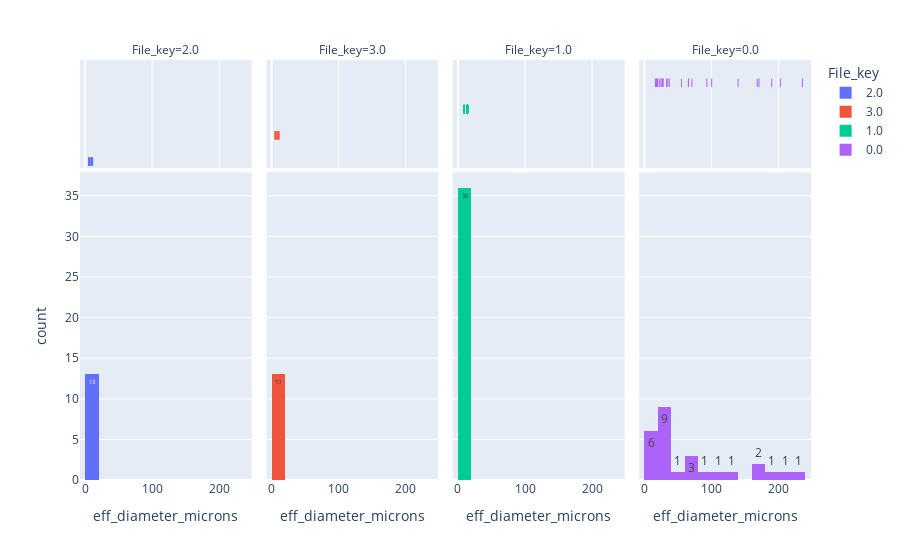

The notebook cell this image was saved under:
### Code cell
# Histogram & Marginal "rug" plot : effective diameter (microns)
fig4 = px.histogram(filtered_data, x="eff_diameter_microns",color="File_key",
                    text_auto=True, marginal="rug",
                    facet_col="File_key", # make subplots for each target_file
                    )
fig4.show()

### Figure 1 — Plotly figure (JSON) as saved in the notebook; plotly's stock layout.template omitted (floating-point values rounded to 4 significant figures)
{"data": [{"alignmentgroup": "True", "bingroup": "x", "hovertemplate": "File_key=2.0<br>eff_diameter_microns=%{x}<br>count=%{y}<extra></extra>", "legendgroup": "2.0", "marker": {"color": "#636efa", "pattern": {"shape": ""}}, "name": "2.0", "offsetgroup": "2.0", "orientation": "v", "showlegend": true, "texttemplate": "%{value}", "type": "histogram", "x": [5.103, 5.22, 6.078, 6.226, 6.873, 8.804, 9.008, 9.109, 9.782, 9.843, 10.38, 10.38, 11.22], "xaxis": "x", "yaxis": "y"}, {"alignmentgroup": "True", "boxpoints": "all", "fillcolor": "rgba(255,255,255,0)", "hoveron": "points", "hovertemplate": "File_key=2.0<br>eff_diameter_microns=%{x}<extra></extra>", "jitter": 0, "legendgroup": "2.0", "line": {"color": "rgba(255,255,255,0)"}, "marker": {"color": "#636efa", "symbol": "line-ns-open"}, "name": "2.0", "offsetgroup": "2.0", "showlegend": false, "type": "box", "x": [5.103, 5.22, 6.078, 6.226, 6.873, 8.804, 9.008, 9.109, 9.782, 9.843, 10.38, 10.38, 11.22], "xaxis": "x5", "yaxis": "y5"}, {"alignmentgroup": "True", "bingroup": "x", "hovertemplate": "File_key=3.0<br>eff_diameter_microns=%{x}<br>count=%{y}<extra></extra>", "legendgroup": "3.0", "marker": {"color": "#EF553B", "pattern": {"shape": ""}}, "name": "3.0", "offsetgroup": "3.0", "orientation": "v", "showlegend": true, "texttemplate": "%{value}", "type": "histogram", "x": [5.103, 5.22, 6.078, 6.226, 6.873, 8.804, 9.008, 9.109, 9.782, 9.843, 10.38, 10.38, 11.22], "xaxis": "x2", "yaxis": "y2"}, {"alignmentgroup": "True", "boxpoints": "all", "fillcolor": "rgba(255,255,255,0)", "hoveron": "points", "hovertemplate": "File_key=3.0<br>eff_diameter_microns=%{x}<extra></extra>", "jitter": 0, "legendgroup": "3.0", "line": {"color": "rgba(255,255,255,0)"}, "marker": {"color": "#EF553B", "symbol": "line-ns-open"}, "name": "3.0", "offsetgroup": "3.0", "showlegend": false, "type": "box", "x": [5.103, 5.22, 6.078, 6.226, 6.873, 8.804, 9.008, 9.109, 9.782, 9.843, 10.38, 10.38, 11.22], "xaxis": "x6", "yaxis": "y6"}, {"alignmentgroup": "True", "bingroup": "x", "hovertemplate": "File_key=1.0<br>eff_diameter_microns=%{x}<br>count=%{y}<extra></extra>", "legendgroup": "1.0", "marker": {"color": "#00cc96", "pattern": {"shape": ""}}, "name": "1.0", "offsetgroup": "1.0", "orientation": "v", "showlegend": true, "texttemplate": "%{value}", "type": "histogram", "x": [8.667, 8.667, 8.667, 8.667, 8.74, 8.74, 8.74, 8.74, 9.575, 9.575, 9.575, 9.575, 13.06, 13.06, 13.06, 13.06, 13.63, 13.63, 13.63, 13.63, 13.77, 13.77, 13.77, 13.77, 14.14, 14.14, 14.14, 14.14, 14.27, 14.27, 14.27, 14.27, 15.01, 15.01, 15.01, 15.01], "xaxis": "x3", "yaxis": "y3"}, {"alignmentgroup": "True", "boxpoints": "all", "fillcolor": "rgba(255,255,255,0)", "hoveron": "points", "hovertemplate": "File_key=1.0<br>eff_diameter_microns=%{x}<extra></extra>", "jitter": 0, "legendgroup": "1.0", "line": {"color": "rgba(255,255,255,0)"}, "marker": {"color": "#00cc96", "symbol": "line-ns-open"}, "name": "1.0", "offsetgroup": "1.0", "showlegend": false, "type": "box", "x": [8.667, 8.667, 8.667, 8.667, 8.74, 8.74, 8.74, 8.74, 9.575, 9.575, 9.575, 9.575, 13.06, 13.06, 13.06, 13.06, 13.63, 13.63, 13.63, 13.63, 13.77, 13.77, 13.77, 13.77, 14.14, 14.14, 14.14, 14.14, 14.27, 14.27, 14.27, 14.27, 15.01, 15.01, 15.01, 15.01], "xaxis": "x7", "yaxis": "y7"}, {"alignmentgroup": "True", "bingroup": "x", "hovertemplate": "File_key=0.0<br>eff_diameter_microns=%{x}<br>count=%{y}<extra></extra>", "legendgroup": "0.0", "marker": {"color": "#ab63fa", "pattern": {"shape": ""}}, "name": "0.0", "offsetgroup": "0.0", "orientation": "v", "showlegend": true, "texttemplate": "%{value}", "type": "histogram", "x": [16.31, 17.59, 17.77, 18.58, 18.98, 19.93, 22.28, 24.67, 26.37, 27.17, 27.22, 27.96, 33.17, 34.89, 37.15, 55.43, 65.71, 65.73, 70.94, 93.25, 100.3, 139.9, 168.4, 171.0, 190.0, 202.8, 235.8], "xaxis": "x4", "yaxis": "y4"}, {"alignmentgroup": "True", "boxpoints": "all", "fillcolor": "rgba(255,255,255,0)", "hoveron": "points", "hovertemplate": "File_key=0.0<br>eff_diameter_microns=%{x}<extra></extra>", "jitter": 0, "legendgroup": "0.0", "line": {"color": "rgba(255,255,255,0)"}, "marker": {"color": "#ab63fa", "symbol": "line-ns-open"}, "name": "0.0", "offsetgroup": "0.0", "showlegend": false, "type": "box", "x": [16.31, 17.59, 17.77, 18.58, 18.98, 19.93, 22.28, 24.67, 26.37, 27.17, 27.22, 27.96, 33.17, 34.89, 37.15, 55.43, 65.71, 65.73, 70.94, 93.25, 100.3, 139.9, 168.4, 171.0, 190.0, 202.8, 235.8], "xaxis": "x8", "yaxis": "y8"}], "layout": {"annotations": [{"font": {}, "showarrow": false, "text": "File_key=2.0", "x": 0.1175, "xanchor": "center", "xref": "paper", "y": 1, "yanchor": "bottom", "yref": "paper"}, {"font": {}, "showarrow": false, "text": "File_key=3.0", "x": 0.3725, "xanchor": "center", "xref": "paper", "y": 1, "yanchor": "bottom", "yref": "paper"}, {"font": {}, "showarrow": false, "text": "File_key=1.0", "x": 0.6275, "xanchor": "center", "xref": "paper", "y": 1, "yanchor": "bottom", "yref": "paper"}, {"font": {}, "showarrow": false, "text": "File_key=0.0", "x": 0.8825, "xanchor": "center", "xref": "paper", "y": 1, "yanchor": "bottom", "yref": "paper"}], "barmode": "relative", "legend": {"title": {"text": "File_key"}, "tracegroupgap": 0}, "margin": {"t": 60}, "xaxis": {"anchor": "y", "domain": [0, 0.235], "title": {"text": "eff_diameter_microns"}}, "xaxis2": {"anchor": "y2", "domain": [0.255, 0.49], "matches": "x", "title": {"text": "eff_diameter_microns"}}, "xaxis3": {"anchor": "y3", "domain": [0.51, 0.745], "matches": "x", "title": {"text": "eff_diameter_microns"}}, "xaxis4": {"anchor": "y4", "domain": [0.765, 1.0], "matches": "x", "title": {"text": "eff_diameter_microns"}}, "xaxis5": {"anchor": "y5", "domain": [0, 0.235], "matches": "x", "showgrid": true, "showticklabels": false}, "xaxis6": {"anchor": "y6", "domain": [0.255, 0.49], "matches": "x", "showgrid": true, "showticklabels": false}, "xaxis7": {"anchor": "y7", "domain": [0.51, 0.745], "matches": "x", "showgrid": true, "showticklabels": false}, "xaxis8": {"anchor": "y8", "domain": [0.765, 1.0], "matches": "x", "showgrid": true, "showticklabels": false}, "yaxis": {"anchor": "x", "domain": [0, 0.7326], "title": {"text": "count"}}, "yaxis2": {"anchor": "x2", "domain": [0, 0.7326], "matches": "y", "showticklabels": false}, "yaxis3": {"anchor": "x3", "domain": [0, 0.7326], "matches": "y", "showticklabels": false}, "yaxis4": {"anchor": "x4", "domain": [0, 0.7326], "matches": "y", "showticklabels": false}, "yaxis5": {"anchor": "x5", "domain": [0.7426, 1], "matches": "y5", "showgrid": false, "showline": false, "showticklabels": false, "ticks": ""}, "yaxis6": {"anchor": "x6", "domain": [0.7426, 1], "matches": "y5", "showgrid": false, "showline": false, "showticklabels": false, "ticks": ""}, "yaxis7": {"anchor": "x7", "domain": [0.7426, 1], "matches": "y5", "showgrid": false, "showline": false, "showticklabels": false, "ticks": ""}, "yaxis8": {"anchor": "x8", "domain": [0.7426, 1], "matches": "y5", "showgrid": false, "showline": false, "showticklabels": false, "ticks": ""}}}
